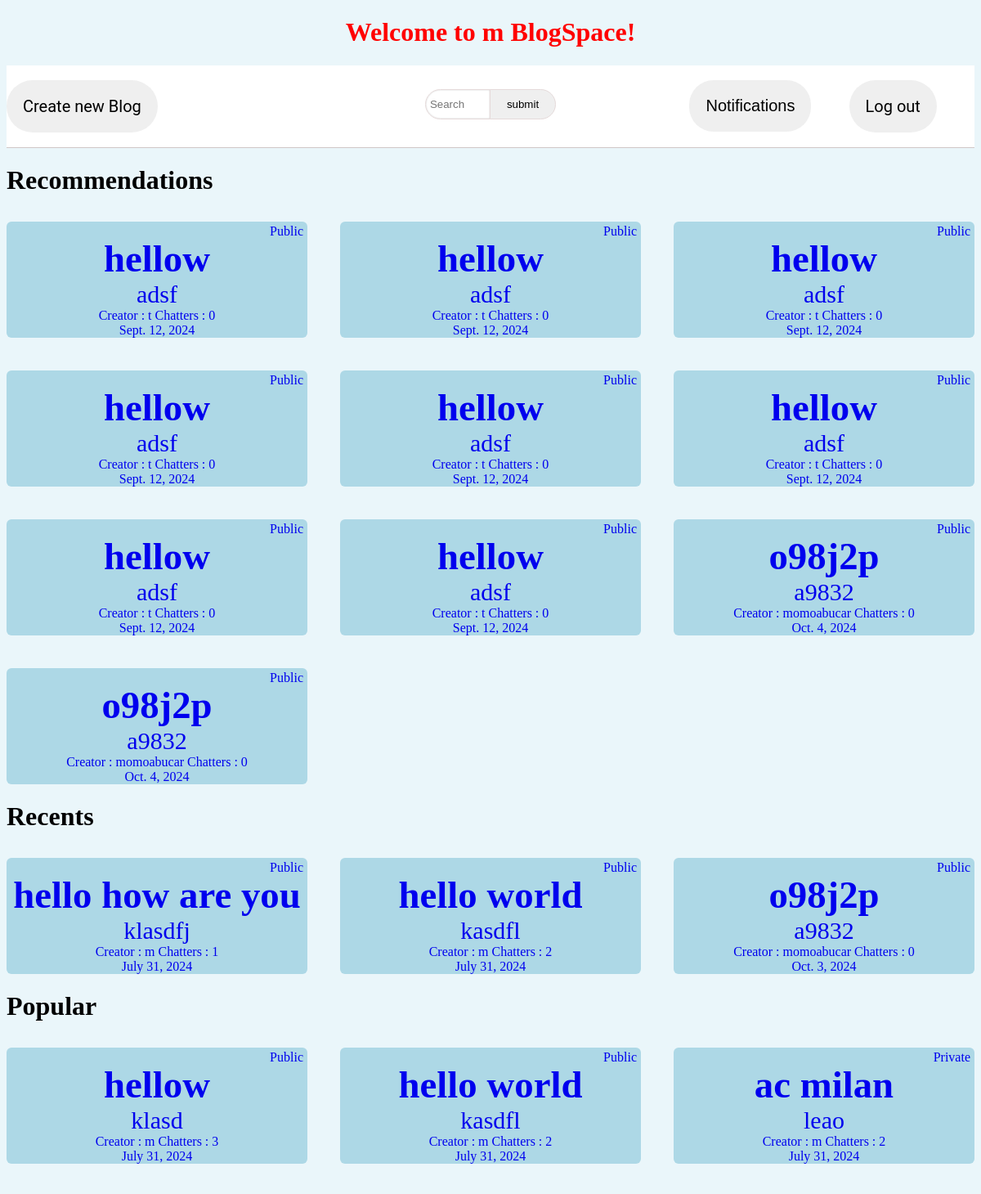
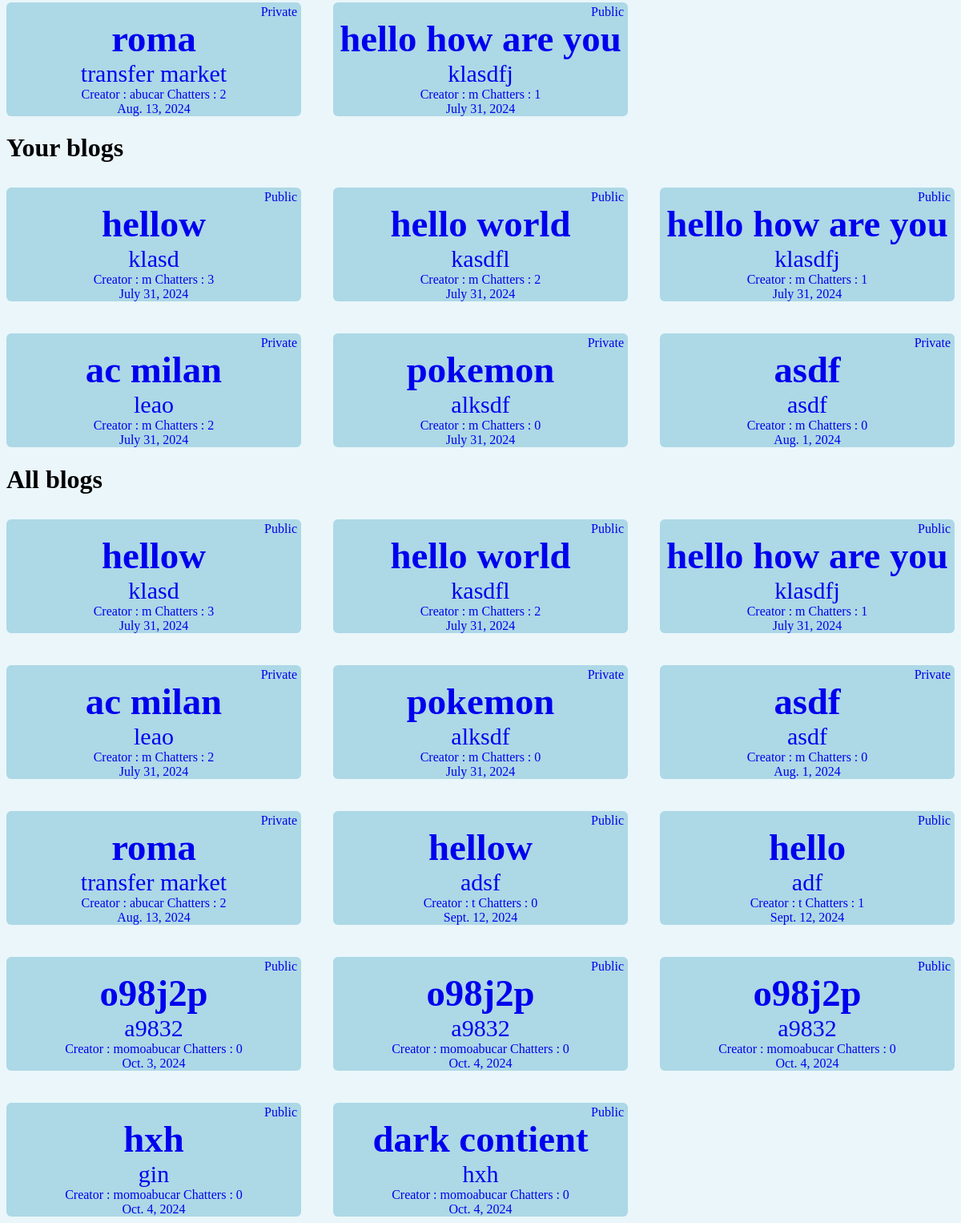
The app's page /home (signed in) with its own data (2 pictures, top to bottom).
### posts/models.py (models this page shows, shortened)
class Blog(models.Model):
    post = models.ManyToManyField(Post)
    title = models.CharField(max_length=100)
    description = models.CharField(max_length=200)
    created_user = models.ForeignKey(User, on_delete=models.CASCADE, default=1)
    date = models.DateField(default=date.today(), blank=True)
    number_users = models.IntegerField(default=0)
    state = models.BooleanField(default=True)
    objects = BlogManager()

### home/views.py (the view)
# urls.py: path("", views.index, name = "home"),
def index(request):
    user_blogs = []
    recents = []
    num_requests = 0
    if request.user not in User.objects.all():
        return redirect(reverse("sign_up"))
    elif not request.user.is_authenticated:
        return redirect(reverse("login"))
    if request.user.is_authenticated:
        for blog in Blog.objects.all():
            if blog.created_user == request.user:
                user_blogs.append(blog)
        for instance in Recent.objects.filter(user_for=request.user).all():
            if instance.recent_blog not in recents:
                recents.append(instance.recent_blog)
        popular = popularSort(Blog.objects.all())
        member = Member.objects.get(user=request.user)
        for _ in Request.objects.filter(user_to=member, status=0).all():
            num_requests +=1
        user_Algo = userAlgo(request.user)
        return render(request, "home/index.html", {
            "user" : request.user,
            "blogs" : Blog.objects.all(),
            "user_blogs": user_blogs,
            "recent_blogs": recents[len(recents)-3:len(recents)],
            "popular_blogs":popular,
            "user_Algo": user_Algo,
            "num_requests": num_requests
        })

### home/views.py (called while the page is built)
def popularSort(list):
    if len(list) == 0:
        return []
    return_list = [list[0]]
    for blog in list[1:]:
        if return_list[-1].number_users >= blog.number_users and len(return_list) < 5:
            return_list.append(blog)
        elif return_list[-1].number_users < blog.number_users:
            return_list.append(blog)
            cur_index = -1
            while len(return_list) >= (cur_index-1)*-1 and return_list[cur_index-1].number_users < blog.number_users:
                return_list[cur_index] = return_list[cur_index-1]
                return_list[cur_index-1] = blog
                cur_index-=1
        if len(return_list) > 5:
            return_list.pop()
    return return_list

def userAlgo(user):
    queue = deque(maxlen=10)
    for recent in Recent.objects.filter(user_for=user):
        blog = recent.recent_blog
        q = Q(Q(title__icontains=blog.title) | Q(description__icontains=blog.description))
        for i, q_blog in enumerate(Blog.objects.filter(q).all()):
            if i == 3:
                break
            if not Recent.objects.filter(user_for=user, recent_blog=q_blog):
                queue.append(q_blog)
    return queue

### posts/models.py (called while the page is built)
    def get_queryset(self) -> models.QuerySet:
        return BlogQuerySet(model=self.model, using=self._db)

    def get_queryset(self) -> models.QuerySet:
        return MemberQuerySet(model=self.model, using=self._db)

### home/templates/home/index.html (shortened to what this page needs)
{% extends './layout.html' %}
{% load static %}
{% block title %}
<link rel="stylesheet" href="{% static 'css/home.css' %}">
{% endblock %}
{% block body %}
    <h1 class = "welcome-message">
    <a href="{% url 'home' %}">
        Welcome to {{user.username}} BlogSpace!
    </a>
    </h1>
    <div class="header">
        <div class="left-header">
            <button class="create-button">
                <a href="{% url 'create_blog' %}">Create new Blog</a>
            </button>
        </div>
        <div class="middle-header">
            <form action="{% url 'search' %}" method="get">
                <div class="search-bar">
                    <input id="search" type="search" name="q" placeholder="Search">
                    <input class = "search-button" type="submit" value="submit">
                </div>
            </form>
        </div>
        <div class="right-header">
            <button class="notification-button">
                <a href="{% url 'requests' %}">
                Notifications
                </a>
            </button>
            <button class="logout-button">
                <a href="{% url 'logout' %}">Log out</a>
            </button>
        </div>
    </div>
    <h1>Recommendations</h1>
    <div class="blog-contents">
        {% for blog in user_Algo %}
        <a href="{% url 'blog_content' blog.id %}">
            <div class ="blog-container">
                <div class="blog-title">
                    <h3 >{{ blog.title }}</h3>
                </div>
                <div class="blog-description">
                    <p class="description">{{ blog.description }}</p>
                </div>
                <div class="bottom-blog-section">
                    <div class="creators-users">
                        <p class="creator">Creator : {{blog.created_user.username}}</p>
                        <p class="users"> Chatters : {{ blog.number_users }}</p>
                    </div class="date-section">
                        <p class="date"> {{ blog.date }}</p>
                    </div>
                    <div class="status">
                        {% if blog.state %}
                            <p>Public</p>
                        {% else %}
                            <p>Private</p>
                        {% endif %}
                    </div>
                </div>
                {% empty %}
                    <p>no reccomendations </p>
            {% endfor %}
            </div>
    <h1>Recents</h1>
    <div class="blog-contents">
        {% for blog in recent_blogs reversed %}
        <a href="{% url 'blog_content' blog.id %}">
            <div class ="blog-container">
                <div class="blog-title">
                    <h3 >{{ blog.title }}</h3>
                </div>
                <div class="blog-description">
                    <p class="description">{{ blog.description }}</p>
                </div>
                <div class="bottom-blog-section">
                    <div class="creators-users">
                        <p class="creator">Creator : {{blog.created_user.username}}</p>
                        <p class="users"> Chatters : {{ blog.number_users }}</p>
                    </div class="date-section">
                        <p class="date"> {{ blog.date }}</p>
                    </div>
                    <div class="status">
                        {% if blog.state %}
                            <p>Public</p>
                        {% else %}
                            <p>Private</p>
                        {% endif %}
                    </div>
                </div>
                {% empty %}
                <p>No Recents. Join a blog</p>
            {% endfor %}
            </div>
    <h1>Popular</h1>
    <div class="blog-contents">
        {% for blog in popular_blogs %}
        <a href="{% url 'blog_content' blog.id %}">
            <div class ="blog-container">
                <div class="blog-title">
                    <h3 >{{ blog.title }}</h3>
                </div>
                <div class="blog-description">
                    <p class="description">{{ blog.description }}</p>
                </div>
                <div class="bottom-blog-section">
                    <div class="creators-users">
                        <p class="creator">Creator : {{blog.created_user.username}}</p>
                        <p class="users"> Chatters : {{ blog.number_users }}</p>
                    </div class="date-section">
                        <p class="date"> {{ blog.date }}</p>
                    </div>
                    <div class="status">
                        {% if blog.state %}
                            <p>Public</p>
                        {% else %}
                            <p>Private</p>
                        {% endif %}
                    </div>
                </div>
            {% endfor %}
            </div>
    <h1>Your blogs</h1>
    <div class="blog-contents">
        {% for blog in user_blogs %}
        <a href="{% url 'blog_content' blog.id %}">
            <div class ="blog-container">
                <div class="blog-title">
                    <h3 >{{ blog.title }}</h3>
                </div>
                <div class="blog-description">
                    <p class="description">{{ blog.description }}</p>
                </div>
                <div class="bottom-blog-section">
                    <div class="creators-users">
                        <p class="creator">Creator : {{blog.created_user.username}}</p>
                        <p class="users"> Chatters : {{ blog.number_users }}</p>
                    </div class="date-section">
                        <p class="date"> {{ blog.date }}</p>
                    </div>
                    <div class="status">
                        {% if blog.state %}
                            <p>Public</p>
                        {% else %}
                            <p>Private</p>
                        {% endif %}
                    </div>
                </div>
                {% empty %}
                <p> No Blogs
                    <a href="{% url 'create_blog' %}">Create new Blog</a>
                </p>
                {% endfor %}
            </div>
    <h1>All blogs</h1>
    <div class="blog-contents">
        {% for blog in blogs %}
        <a href="{% url 'blog_content' blog.id %}">
            <div class ="blog-container">
                <div class="blog-title">
                    <h3 >{{ blog.title }}</h3>
                </div>
                <div class="blog-description">
                    <p class="description">{{ blog.description }}</p>
                </div>
                <div class="bottom-blog-section">
                    <div class="creators-users">
                        <p class="creator">Creator : {{blog.created_user.username}}</p>
                        <p class="users"> Chatters : {{ blog.number_users }}</p>
                    </div class="date-section">
                        <p class="date"> {{ blog.date }}</p>
                    </div>
                    <div class="status">
                        {% if blog.state %}
                            <p>Public</p>
                        {% else %}
                            <p>Private</p>
                        {% endif %}
                    </div>
                </div>
            {% endfor %}
            </div>
{% endblock %}

### chat/src/welcome_page/css/home.css (style rules this page uses)
.blog-container { background-color: lightblue; border: 1px solid black; margin:10px; }
p { margin:0px; }
.header { background-color: lightblue; }

### records on screen
Blog: title "hellow", description "adsf", created_user.username "t", number_users "0", date "Sept. 12, 2024", state "Public"
Blog: title "o98j2p", description "a9832", created_user.username "momoabucar", number_users "0", date "Oct. 4, 2024", state "Public"
Blog: title "o98j2p", description "a9832", created_user.username "momoabucar", number_users "0", date "Oct. 4, 2024", state "Public"
Blog: title "hello how are you", description "klasdfj", created_user.username "m", number_users "1", date "July 31, 2024", state "Public"
Blog: title "hello world", description "kasdfl", created_user.username "m", number_users "2", date "July 31, 2024", state "Public"
Blog: title "o98j2p", description "a9832", created_user.username "momoabucar", number_users "0", date "Oct. 3, 2024", state "Public"
Blog: title "hellow", description "klasd", created_user.username "m", number_users "3", date "July 31, 2024", state "Public"
Blog: title "ac milan", description "leao", created_user.username "m", number_users "2", date "July 31, 2024", state "Private"
Blog: title "roma", description "transfer market", created_user.username "abucar", number_users "2", date "Aug. 13, 2024", state "Private"
Blog: title "pokemon", description "alksdf", created_user.username "m", number_users "0", date "July 31, 2024", state "Private"
Blog: title "asdf", description "asdf", created_user.username "m", number_users "0", date "Aug. 1, 2024", state "Private"
Blog: title "hello", description "adf", created_user.username "t", number_users "1", date "Sept. 12, 2024", state "Public"
Blog: title "hxh", description "gin", created_user.username "momoabucar", number_users "0", date "Oct. 4, 2024", state "Public"
Blog: title "dark contient", description "hxh", created_user.username "momoabucar", number_users "0", date "Oct. 4, 2024", state "Public"

### other values on screen
{{ user.username }} "m"
